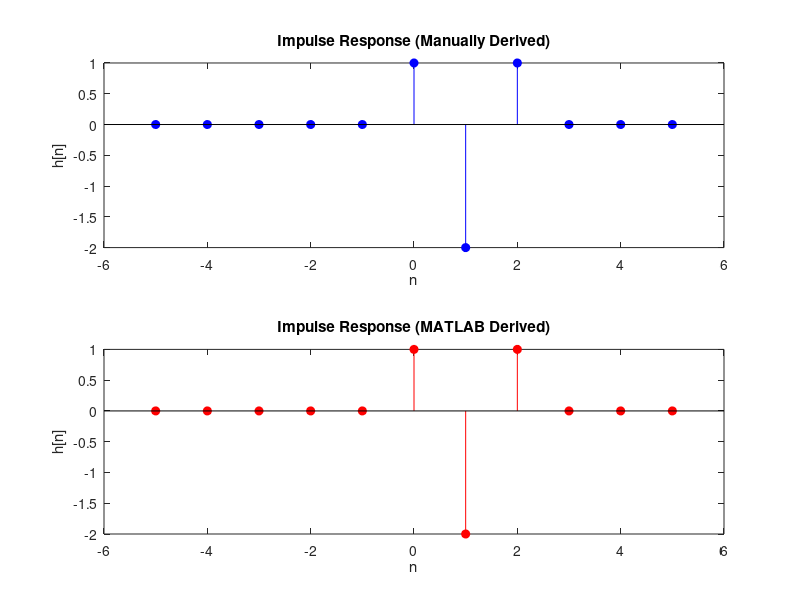

The MATLAB source for this figure: (Note: this script raises an error after producing the figure.)
% Difference equation coefficients
b = [1, -2, 1];

delta = [zeros(1, 5), 1, zeros(1, 5)]; % Impulse at n=0

impulse_response_manual = filter(b, 1, delta);

% Generate the impulse response using MATLAB's filter function
n = -5:5;
impulse_response_matlab = filter(b, 1, delta);

% Plot the impulse responses
subplot(2, 1, 1);
stem(n, impulse_response_manual, 'b', 'filled');
title('Impulse Response (Manually Derived)');
xlabel('n');
ylabel('h[n]');

subplot(2, 1, 2);
stem(n, impulse_response_matlab, 'r', 'filled');
title('Impulse Response (MATLAB Derived)');
xlabel('n');
ylabel('h[n]');

b = [1, -2, 1]; 

n = 0:30;
x1 = 8*(heaviside(n) - heaviside(n-4)) - 4*(heaviside(n-4) - heaviside(n-13));
x2 = (0.3).^n .* heaviside(n);

% Apply the difference equation to obtain output sequences
y1 = filter(b, 1, x1);
y2 = filter(b, 1, x2);

N_range = 0:5;

% Investigate BIBO stability using sumElements function
sum_y1 = sumElements(y1, N_range);
sum_y2 = sumElements(y2, N_range);

figure;
subplot(2, 1, 1);
stem(n, y1, 'b', 'filled');
title('Output Sequence y1[n] for x1[n]');
xlabel('n');
ylabel('y1[n]');

subplot(2, 1, 2);
stem(n, y2, 'r', 'filled');
title('Output Sequence y2[n] for x2[n]');
xlabel('n');
ylabel('y2[n]');

% Plot the sum of absolute values for each N
figure;
subplot(2, 1, 1);
stem(N_range, sum_y1, 'b', 'filled');
title('Sum of Absolute Values for y1[n]');
xlabel('N');
ylabel('Sum of Absolute Values');

subplot(2, 1, 2);
stem(N_range, sum_y2, 'r', 'filled');
title('Sum of Absolute Values for y2[n]');
xlabel('N');
ylabel('Sum of Absolute Values');
